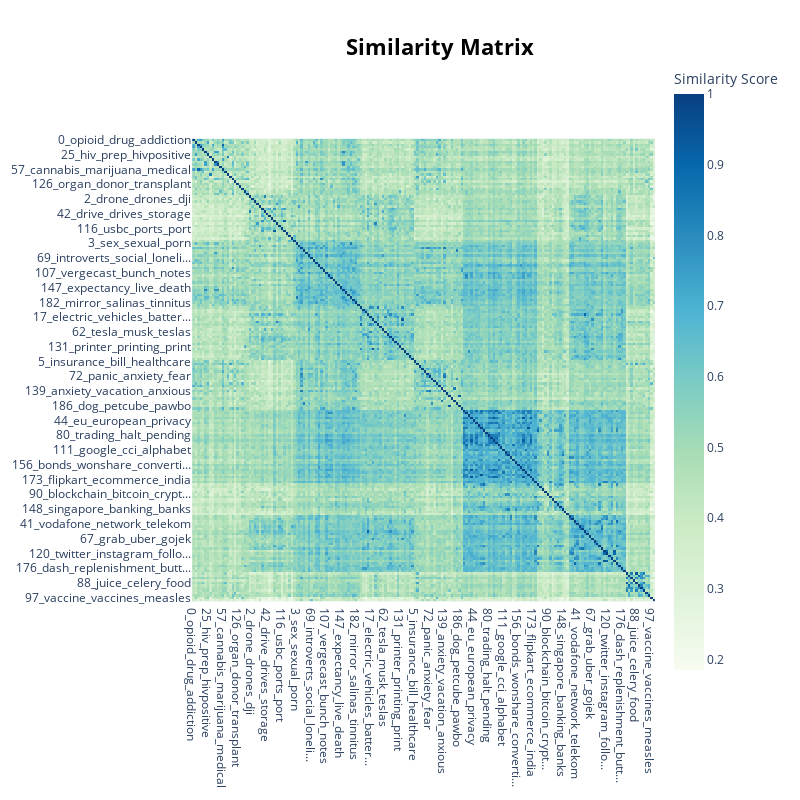

The notebook cell saved with this chart:
### Markdown cell above
I can see value in the Topics over Time output, but only if we're working with recent data. For example, you can show GLG how certain topics are spiking to possibly indicate that GLG will get incoming client requests related to similar topics. This can help GLG to anticipate the need for adequate SME resources so they can fulfill client requests in a timely manner.

### Code cell
# Visualize topic similarity
topic_model.visualize_heatmap(n_clusters=10)

### Figure 1 — Plotly figure (JSON) as saved in the notebook; plotly's stock layout.template omitted (floating-point values rounded to 4 significant figures; data arrays with more than 128 entries replaced by an {"elided": "..."} marker saying what was removed)
{"data": [{"coloraxis": "coloraxis", "hovertemplate": "x: %{x}<br>y: %{y}<br>Similarity Score: %{z}<extra></extra>", "name": "0", "type": "heatmap", "x": {"elided": "188 str values"}, "xaxis": "x", "y": {"elided": "188 str values"}, "yaxis": "y", "z": {"elided": "188x188 float values"}}], "layout": {"coloraxis": {"colorbar": {"title": {"text": "Similarity Score"}}, "colorscale": [[0, "rgb(247,252,240)"], [0.125, "rgb(224,243,219)"], [0.25, "rgb(204,235,197)"], [0.375, "rgb(168,221,181)"], [0.5, "rgb(123,204,196)"], [0.625, "rgb(78,179,211)"], [0.75, "rgb(43,140,190)"], [0.875, "rgb(8,104,172)"], [1, "rgb(8,64,129)"]]}, "height": 800, "hoverlabel": {"bgcolor": "white", "font": {"family": "Rockwell", "size": 16}}, "legend": {"title": {"text": "Trend"}}, "margin": {"t": 60}, "showlegend": true, "title": {"font": {"color": "Black", "size": 22}, "text": "<b>Similarity Matrix", "x": 0.55, "xanchor": "center", "y": 0.95, "yanchor": "top"}, "width": 800, "xaxis": {"anchor": "y", "constrain": "domain", "domain": [0, 1], "scaleanchor": "y"}, "yaxis": {"anchor": "x", "autorange": "reversed", "constrain": "domain", "domain": [0, 1]}}}
